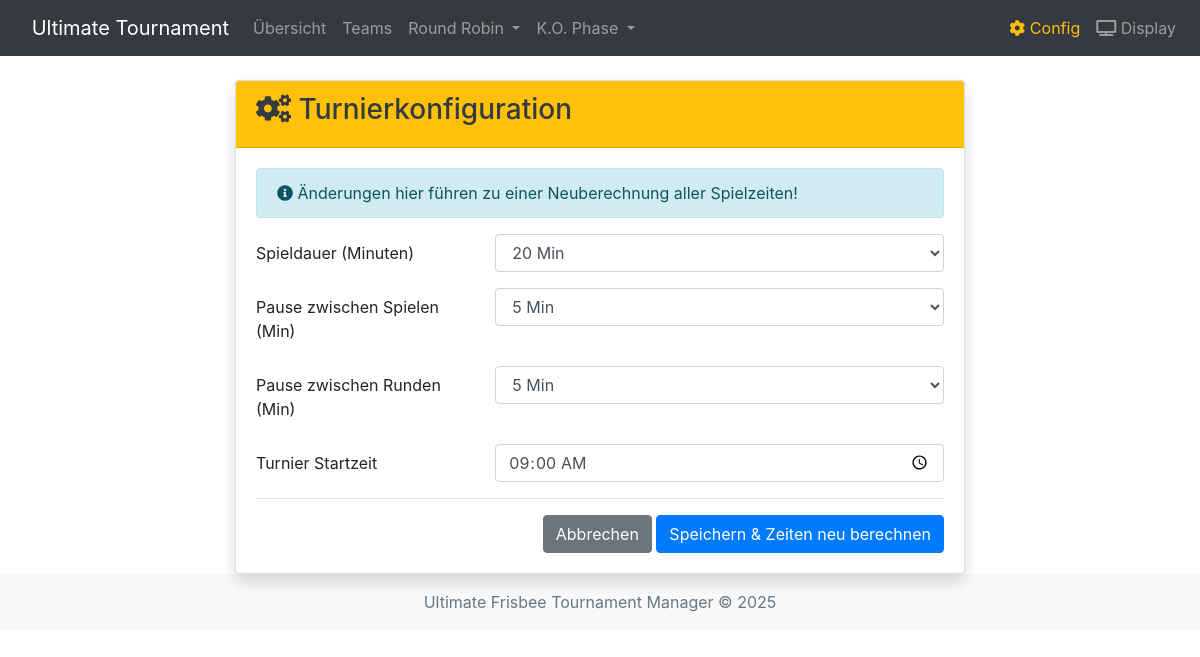
Screenshot of /tournament_config/Alpha with the database file from the repository.
### tables this page shows
CREATE TABLE tournament_config (
        id INTEGER PRIMARY KEY AUTOINCREMENT,
        game_name TEXT UNIQUE,
        match_duration INTEGER DEFAULT 12,
        break_between_games INTEGER DEFAULT 3,
        start_time TEXT DEFAULT '09:00',
        lunch_break_enabled INTEGER DEFAULT 0,
        lunch_break_start TEXT DEFAULT '12:00',
        lunch_break_end TEXT DEFAULT '13:00',
        created_at TIMESTAMP DEFAULT CURRENT_TIMESTAMP
    );

### app.py (the view, shortened to what this page needs)
@app.route('/tournament_config/<game_name>')
def tournament_config(game_name):
    db_path = os.path.join(TOURNAMENT_FOLDER, f"{game_name}.db")
    conn = get_db_connection(db_path)
    cursor = conn.cursor()
    cursor.execute("SELECT * FROM tournament_config WHERE game_name = ?", (game_name,))
    config = cursor.fetchone()
    conn.close()
    return render_template("admin/tournament_config.html",
                         game_name=game_name,
                         config=config)

### app.py (called while the page is built)
def get_db_connection(db_path):
    conn = sqlite3.connect(db_path, timeout=30, check_same_thread=False)
    conn.row_factory = sqlite3.Row
    return conn

### Templates/admin/tournament_config.html (shortened to what this page needs)
{% extends "admin/base.html" %}
{% block content %}
<div class="container">
    <div class="row justify-content-center">
        <div class="col-md-8">
            <div class="card shadow">
                <div class="card-header bg-warning text-dark">
                    <h3><i class="fas fa-cogs"></i> Turnierkonfiguration</h3>
                </div>
                <div class="card-body">
                    <form action="{{ url_for('update_config', game_name=game_name) }}" method="POST">
                        <div class="alert alert-info">
                            <i class="fas fa-info-circle"></i> Änderungen hier führen zu einer Neuberechnung aller
                            Spielzeiten!
                        </div>
                        <div class="form-group row">
                            <label class="col-sm-4 col-form-label">Spieldauer (Minuten)</label>
                            <div class="col-sm-8">
                                <select class="form-control" name="match_duration">
                                    <option value="20" {% if config.match_duration==20 %}selected{% endif %}>20 Min
                                    </option>
                                </select>
                            </div>
                        </div>
                        <div class="form-group row">
                            <label class="col-sm-4 col-form-label">Pause zwischen Spielen (Min)</label>
                            <div class="col-sm-8">
                                <select class="form-control" name="break_between_games">
                                    <option value="5" {% if config.break_between_games==5 %}selected{% endif %}>5 Min
                                    </option>
                                </select>
                            </div>
                        </div>
                        <div class="form-group row">
                            <label class="col-sm-4 col-form-label">Pause zwischen Runden (Min)</label>
                            <div class="col-sm-8">
                                <select class="form-control" name="break_between_rounds">
                                    <option value="5" {% if config.break_between_rounds==5 %}selected{% endif %}>5 Min
                                    </option>
                                </select>
                            </div>
                        </div>
                        <div class="form-group row">
                            <label class="col-sm-4 col-form-label">Turnier Startzeit</label>
                            <div class="col-sm-8">
                                <input type="time" class="form-control" name="start_time"
                                    value="{{ config.start_time }}">
                            </div>
                        </div>
                        <hr>
                        <div class="text-right">
                            <a href="{{ url_for('game_overview', game_name=game_name) }}"
                                class="btn btn-secondary">Abbrechen</a>
                            <button type="submit" class="btn btn-primary">Speichern & Zeiten neu berechnen</button>
                        </div>
                    </form>
                </div>
            </div>
        </div>
    </div>
</div>
{% endblock %}

### static/css/admin.css (style rules this page uses)
body { padding-bottom: 20px; }
.card-header { font-weight: bold; }

### rows the page displays
tournament_config: match_duration "20 Min", break_between_games "5 Min", start_time "09:00"
